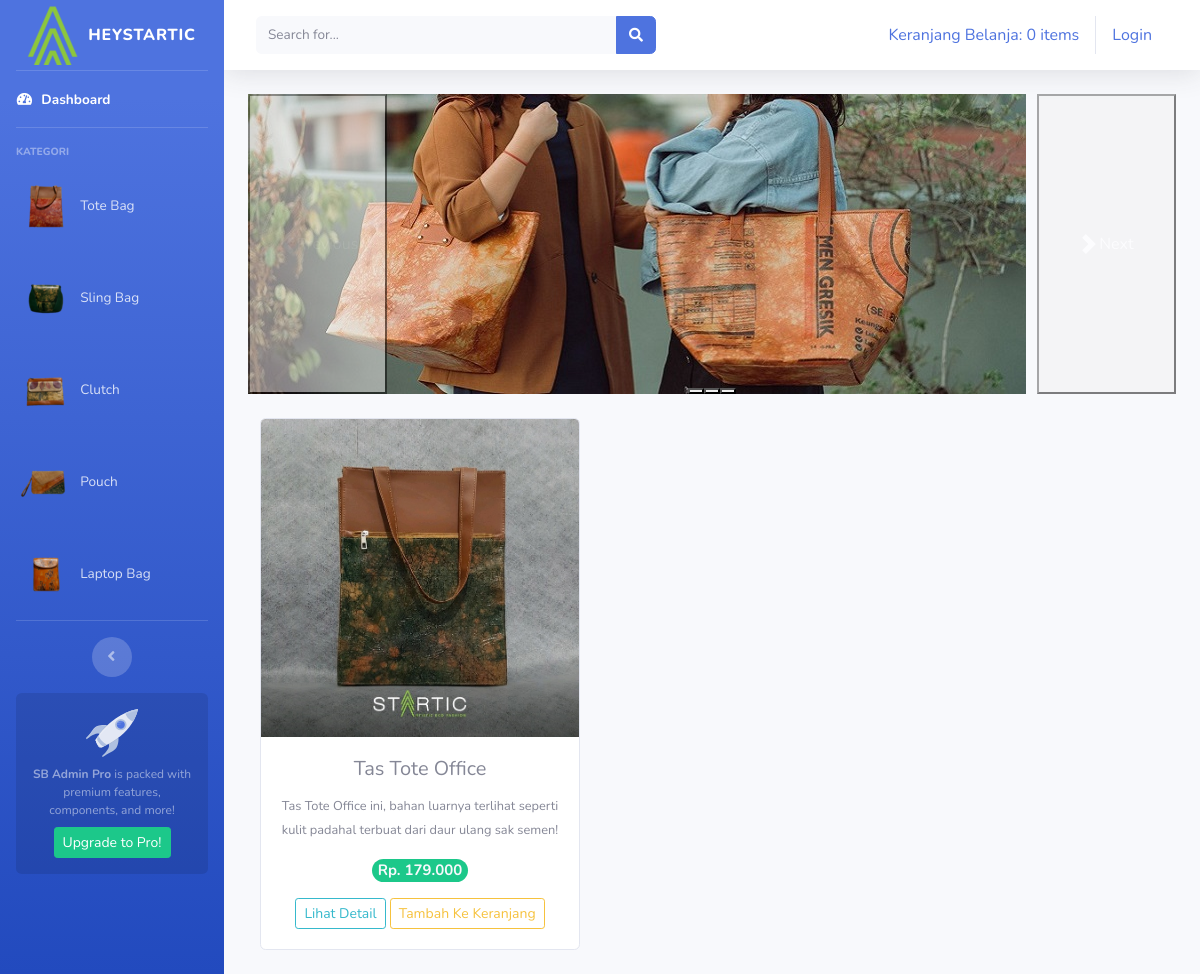
Page /index.php/kategori/totebag on the committed database.
### tables this page shows
CREATE TABLE `barang` (
  `id_produk` int(11) NOT NULL,
  `nama_brg` varchar(50) NOT NULL,
  `deskripsi` varchar(450) NOT NULL,
  `kategori` varchar(50) NOT NULL COMMENT '1=Totebag, 2=Slingbag, 3=Clutch, 4=Pouch, 5=Laptopbag',
  `harga` int(11) NOT NULL,
  `stok` int(4) NOT NULL,
  `gambar` varchar(100) NOT NULL
);

### application/controllers/kategori.php (called while the page is built, shortened)
<?php
class Kategori extends CI_Controller
{
    public function totebag()
    {
        $data['totebag'] = $this->model_kategori->data_totebag()->result();
        $this->load->view('templates/header');
        $this->load->view('templates/sidebar');
        $this->load->view('totebag', $data);
        $this->load->view('templates/footer');
    }
}

### index.php (called while the page is built, shortened)
<?php
require_once BASEPATH.'core/CodeIgniter.php';

### application/models/model_kategori.php (called while the page is built, shortened)
<?php
class Model_kategori extends CI_Model
{
    public function data_totebag()
    {
        return $this->db->get_where("barang", array('kategori' => 'totebag'));
    }
}

### application/views/totebag.php (the view, shortened to what this page needs)
<div class="container-fluid">
    <div id="carouselExampleIndicators" class="carousel slide" data-bs-ride="carousel">
        <div class="carousel-indicators">
            <button type="button" data-bs-target="#carouselExampleIndicators" data-bs-slide-to="0" class="active" aria-current="true" aria-label="Slide 1"></button>
            <button type="button" data-bs-target="#carouselExampleIndicators" data-bs-slide-to="1" aria-label="Slide 2"></button>
            <button type="button" data-bs-target="#carouselExampleIndicators" data-bs-slide-to="2" aria-label="Slide 3"></button>
        </div>
        <div class="carousel-inner">
            <div class="carousel-item active">
                <img src="<?php echo base_url('assets/img/slider1.jpg') ?>" class="d-block w-40" alt="...">
            </div>
        </div>
        <button class="carousel-control-prev" type="button" data-bs-target="#carouselExampleIndicators" data-bs-slide="prev">
            <span class="carousel-control-prev-icon" aria-hidden="true"></span>
            <span class="visually-hidden">Previous</span>
        </button>
        <button class="carousel-control-next" type="button" data-bs-target="#carouselExampleIndicators" data-bs-slide="next">
            <span class="carousel-control-next-icon" aria-hidden="true"></span>
            <span class="visually-hidden">Next</span>
        </button>
    </div>
    <div class="row text-center mt-4">
        <?php foreach ($totebag as $brg) : ?>
            <div class="card ml-4 mb-4" style="width: 20rem;">
                <img src="<?php echo base_url() . '/uploads/' . $brg->gambar ?>" class="card-img-top" alt="...">
                <div class="card-body">
                    <h5 class="card-title"><?php echo $brg->nama_brg ?></h5>
                    <small><?php echo $brg->deskripsi ?></small>
                    <p>
                    <h5><span class="badge rounded-pill bg-success text-light mb 3">Rp. <?php echo number_format($brg->harga, 0, ',', '.')  ?></span></h5>
                    </p>
                    <?php echo anchor('dashboard/detail/' . $brg->id_produk, '<div class="btn btn-sm btn-outline-info">Lihat Detail</div>') ?>
                    <?php echo anchor('dashboard/tambah_ke_keranjang/' . $brg->id_produk, '<div class="btn btn-sm btn-outline-warning">Tambah Ke Keranjang</div>') ?>
                </div>
            </div>
        <?php endforeach ?>
    </div>
</div>

### rows in the picture
barang: gambar (picture), nama_brg "Tas Tote Office", deskripsi "Tas Tote Office ini, bahan luarnya terlihat seperti kulit padahal terbuat dari daur ulang sak semen!", harga "179.000", id_produk "Lihat Detail", id_produk "Tambah Ke Keranjang"

### other values in the picture
anchor('dashboard/detail_keranjang', $keranjang) "Keranjang Belanja: 0 items"
anchor('auth/login', 'Login') "Login"
